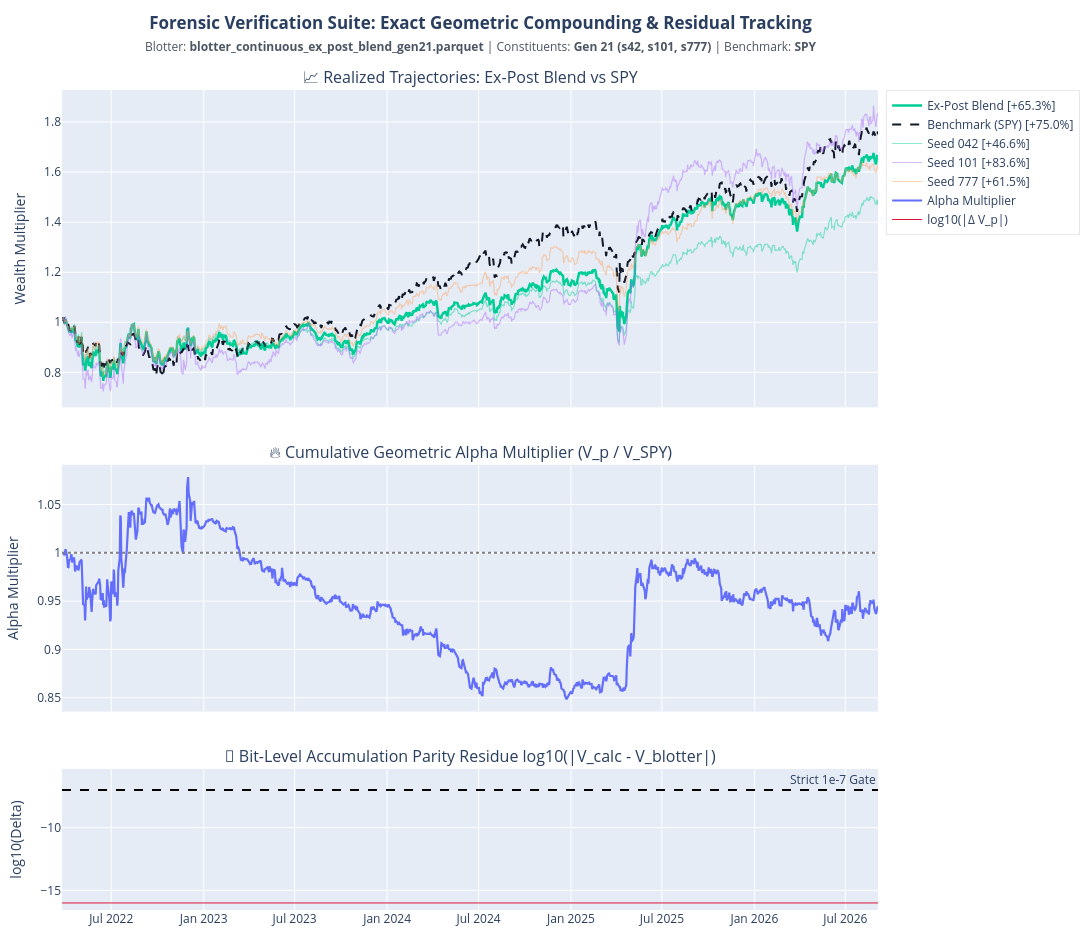

Source (notebook cell):
### Code cell
# CELL 7: Visual Forensic Proof: Centered Header & Right-Rail Legend Layout
total_blend_ret = (blend_df["agent_equity"].iloc[-1] - 1.0) * 100
total_bm_ret = (blend_df["bm_equity"].iloc[-1] - 1.0) * 100

fig = make_subplots(
    rows=3,
    cols=1,
    shared_xaxes=True,
    vertical_spacing=0.07,
    row_heights=[0.45, 0.35, 0.20],
    subplot_titles=(
        f"📈 Realized Trajectories: Ex-Post Blend vs {benchmark_ticker}",
        f"🔥 Cumulative Geometric Alpha Multiplier (V_p / V_{benchmark_ticker})",
        "🔬 Bit-Level Accumulation Parity Residue log10(|V_calc - V_blotter|)",
    ),
)

# Row 1: Equity Curves
fig.add_trace(
    go.Scatter(
        x=blend_df["date"],
        y=blend_df["agent_equity"],
        mode="lines",
        name=f"Ex-Post Blend [{total_blend_ret:+.1f}%]",
        line=dict(color="#00CC96", width=2.5),
    ),
    row=1,
    col=1,
)
fig.add_trace(
    go.Scatter(
        x=blend_df["date"],
        y=blend_df["bm_equity"],
        mode="lines",
        name=f"Benchmark ({benchmark_ticker}) [{total_bm_ret:+.1f}%]",
        line=dict(color="#111827", width=2.0, dash="dash"),
    ),
    row=1,
    col=1,
)
for s in SEEDS:
    s_ret = (constituent_dfs[s]["agent_equity"].iloc[-1] - 1.0) * 100
    fig.add_trace(
        go.Scatter(
            x=constituent_dfs[s]["date"],
            y=constituent_dfs[s]["agent_equity"],
            mode="lines",
            name=f"Seed {s:03d} [{s_ret:+.1f}%]",
            opacity=0.45,
            line=dict(width=1.2),
        ),
        row=1,
        col=1,
    )

# Row 2: Alpha Multipliers
fig.add_trace(
    go.Scatter(
        x=blend_df["date"],
        y=blend_df["alpha_equity"],
        mode="lines",
        name="Alpha Multiplier",
        line=dict(color="#636EFA", width=2.2),
    ),
    row=2,
    col=1,
)
fig.add_hline(y=1.0, line_dash="dot", line_color="gray", row=2, col=1)

# Row 3: Machine Precision Log Residuals
calc_resid = np.abs(blend_vp_recalc - stored_blend_vp)
log_resid = np.log10(np.maximum(calc_resid, 1e-16))
fig.add_trace(
    go.Scatter(
        x=blend_df["date"],
        y=log_resid,
        mode="lines",
        name="log10(|Δ V_p|)",
        line=dict(color="crimson", width=1.0),
    ),
    row=3,
    col=1,
)
fig.add_hline(
    y=-7.0,
    line_dash="dash",
    line_color="black",
    annotation_text="Strict 1e-7 Gate",
    row=3,
    col=1,
)

# Header centered over the 970px plot area (midpoint = (60px + 1030px) / (2 * 1240px) ≈ 0.44)
seeds_str = ", ".join([f"s{s}" for s in SEEDS])
fig.update_layout(
    height=950,
    width=1240,
    hovermode="x unified",
    margin=dict(t=90, b=40, l=60, r=210),
    title=dict(
        text=(
            "<span style='display: block; text-align: center;'>"
            "<b>Forensic Verification Suite: Exact Geometric Compounding & Residual Tracking</b><br>"
            f"<span style='font-size: 12px; color: #4B5563;'>Blotter: <b>{blend_filename}</b> "
            f"| Constituents: <b>Gen {GEN} ({seeds_str})</b> | Benchmark: <b>{benchmark_ticker}</b></span>"
            "</span>"
        ),
        x=0.44,
        y=0.97,
        xanchor="center",
        yanchor="top",
    ),
    legend=dict(
        orientation="v",
        x=1.01,
        y=1.0,
        xanchor="left",
        yanchor="top",
        bgcolor="rgba(255, 255, 255, 0.7)",
        bordercolor="#E5E7EB",
        borderwidth=1,
    ),
)
fig.update_yaxes(title_text="Wealth Multiplier", row=1, col=1)
fig.update_yaxes(title_text="Alpha Multiplier", row=2, col=1)
fig.update_yaxes(title_text="log10(Delta)", row=3, col=1)
fig.show()

### Figure 1 — Plotly figure (JSON) as saved in the notebook; plotly's stock layout.template omitted (floating-point values rounded to 4 significant figures; data arrays with more than 128 entries replaced by an {"elided": "..."} marker saying what was removed)
{"data": [{"line": {"color": "#00CC96", "width": 2.5}, "mode": "lines", "name": "Ex-Post Blend [+65.3%]", "type": "scatter", "x": {"elided": "1110 str values"}, "xaxis": "x", "y": {"elided": "1110 float values"}, "yaxis": "y"}, {"line": {"color": "#111827", "dash": "dash", "width": 2}, "mode": "lines", "name": "Benchmark (SPY) [+75.0%]", "type": "scatter", "x": {"elided": "1110 str values"}, "xaxis": "x", "y": {"elided": "1110 float values"}, "yaxis": "y"}, {"line": {"width": 1.2}, "mode": "lines", "name": "Seed 042 [+46.6%]", "opacity": 0.45, "type": "scatter", "x": {"elided": "1110 str values"}, "xaxis": "x", "y": {"elided": "1110 float values"}, "yaxis": "y"}, {"line": {"width": 1.2}, "mode": "lines", "name": "Seed 101 [+83.6%]", "opacity": 0.45, "type": "scatter", "x": {"elided": "1110 str values"}, "xaxis": "x", "y": {"elided": "1110 float values"}, "yaxis": "y"}, {"line": {"width": 1.2}, "mode": "lines", "name": "Seed 777 [+61.5%]", "opacity": 0.45, "type": "scatter", "x": {"elided": "1110 str values"}, "xaxis": "x", "y": {"elided": "1110 float values"}, "yaxis": "y"}, {"line": {"color": "#636EFA", "width": 2.2}, "mode": "lines", "name": "Alpha Multiplier", "type": "scatter", "x": {"elided": "1110 str values"}, "xaxis": "x2", "y": {"elided": "1110 float values"}, "yaxis": "y2"}, {"line": {"color": "crimson", "width": 1}, "mode": "lines", "name": "log10(|Δ V_p|)", "type": "scatter", "x": {"elided": "1110 str values"}, "xaxis": "x3", "y": {"elided": "1110 int values"}, "yaxis": "y3"}], "layout": {"annotations": [{"font": {"size": 16}, "showarrow": false, "text": "📈 Realized Trajectories: Ex-Post Blend vs SPY", "x": 0.5, "xanchor": "center", "xref": "paper", "y": 1, "yanchor": "bottom", "yref": "paper"}, {"font": {"size": 16}, "showarrow": false, "text": "🔥 Cumulative Geometric Alpha Multiplier (V_p / V_SPY)", "x": 0.5, "xanchor": "center", "xref": "paper", "y": 0.543, "yanchor": "bottom", "yref": "paper"}, {"font": {"size": 16}, "showarrow": false, "text": "🔬 Bit-Level Accumulation Parity Residue log10(|V_calc - V_blotter|)", "x": 0.5, "xanchor": "center", "xref": "paper", "y": 0.172, "yanchor": "bottom", "yref": "paper"}, {"showarrow": false, "text": "Strict 1e-7 Gate", "x": 1, "xanchor": "right", "xref": "x3 domain", "y": -7, "yanchor": "bottom", "yref": "y3"}], "height": 950, "hovermode": "x unified", "legend": {"bgcolor": "rgba(255, 255, 255, 0.7)", "bordercolor": "#E5E7EB", "borderwidth": 1, "orientation": "v", "x": 1.01, "xanchor": "left", "y": 1, "yanchor": "top"}, "margin": {"b": 40, "l": 60, "r": 210, "t": 90}, "shapes": [{"line": {"color": "gray", "dash": "dot"}, "type": "line", "x0": 0, "x1": 1, "xref": "x2 domain", "y0": 1, "y1": 1, "yref": "y2"}, {"line": {"color": "black", "dash": "dash"}, "type": "line", "x0": 0, "x1": 1, "xref": "x3 domain", "y0": -7, "y1": -7, "yref": "y3"}], "title": {"text": "<span style='display: block; text-align: center;'><b>Forensic Verification Suite: Exact Geometric Compounding & Residual Tracking</b><br><span style='font-size: 12px; color: #4B5563;'>Blotter: <b>blotter_continuous_ex_post_blend_gen21.parquet</b> | Constituents: <b>Gen 21 (s42, s101, s777)</b> | Benchmark: <b>SPY</b></span></span>", "x": 0.44, "xanchor": "center", "y": 0.97, "yanchor": "top"}, "width": 1240, "xaxis": {"anchor": "y", "domain": [0, 1], "matches": "x3", "showticklabels": false}, "xaxis2": {"anchor": "y2", "domain": [0, 1], "matches": "x3", "showticklabels": false}, "xaxis3": {"anchor": "y3", "domain": [0, 1]}, "yaxis": {"anchor": "x", "domain": [0.613, 1], "title": {"text": "Wealth Multiplier"}}, "yaxis2": {"anchor": "x2", "domain": [0.242, 0.543], "title": {"text": "Alpha Multiplier"}}, "yaxis3": {"anchor": "x3", "domain": [0, 0.172], "title": {"text": "log10(Delta)"}}}}
